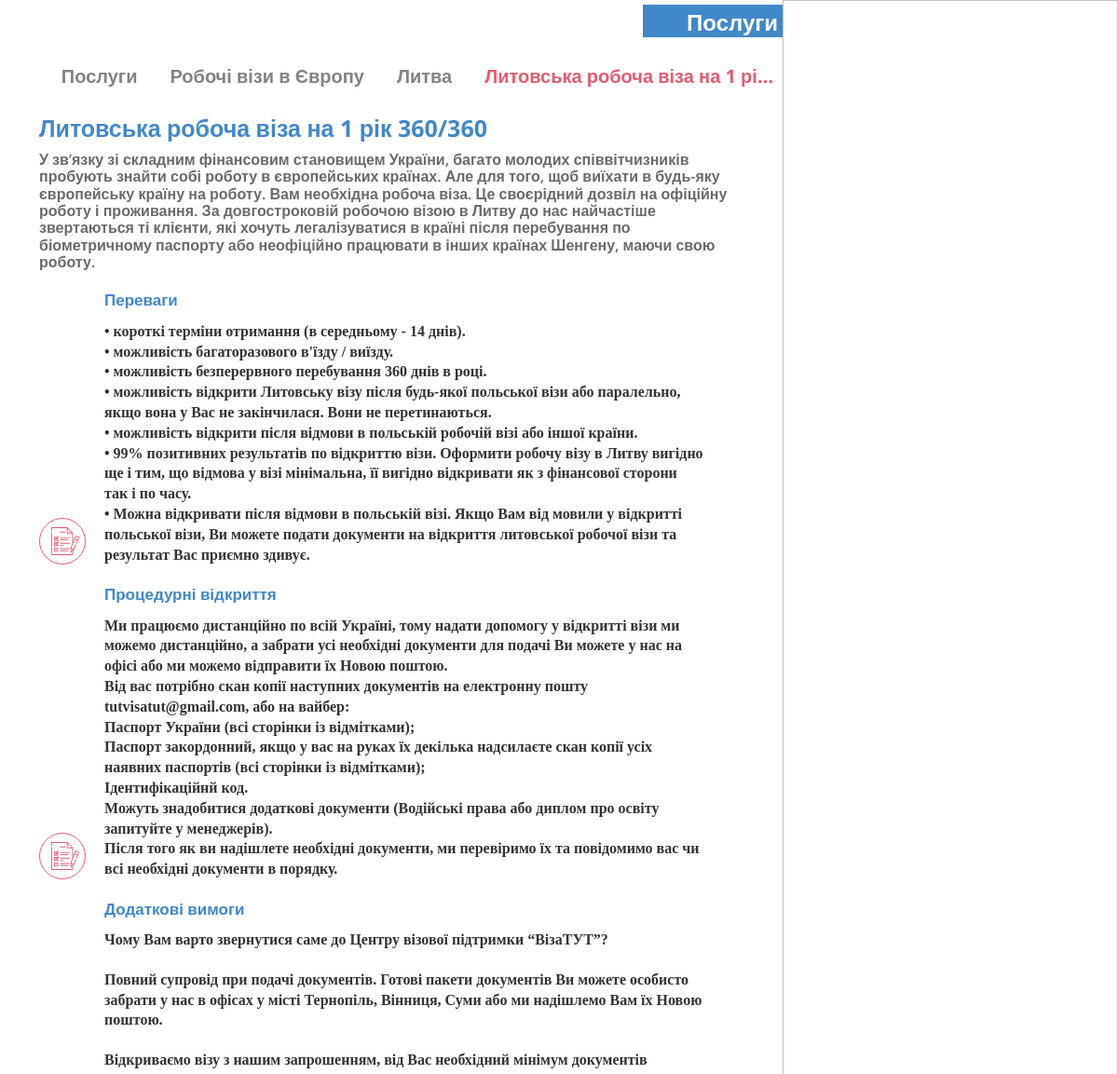
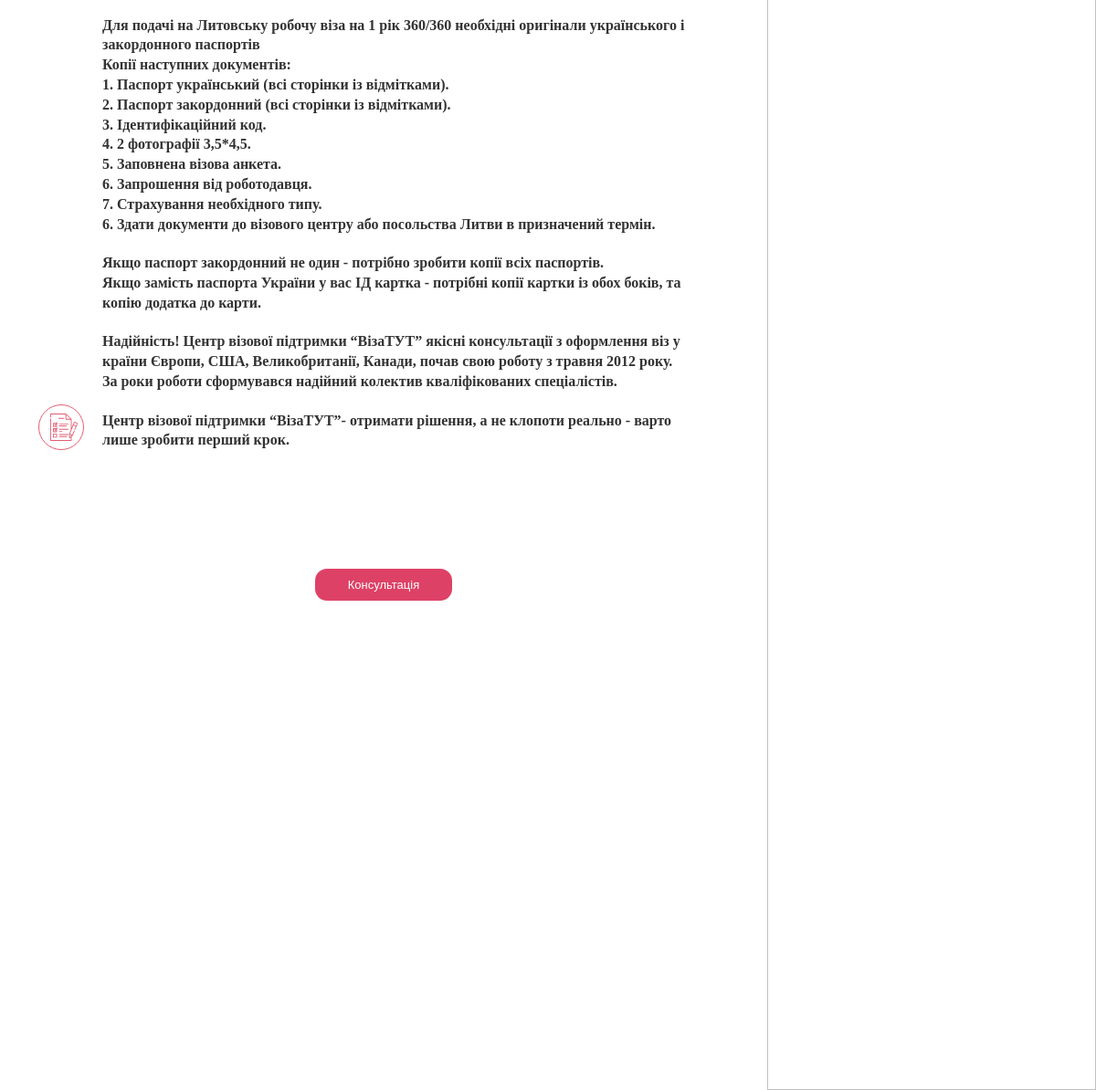
The page /service/1/ on the database its author committed (2 pictures, top to bottom).
### project/service/models.py (models this page shows, shortened)
class Service(MetaData):
    class Meta:
        verbose_name = 'Послугу по країні'
        verbose_name_plural = 'Послуги по країнах'
    title           = models.CharField(verbose_name='Заголовок', max_length=255, blank=True, null=True,)
    country         = models.ForeignKey(verbose_name='Країна', to="service.Country", on_delete=models.CASCADE, related_name='services', blank=True, null=True)
    header          = models.TextField(verbose_name='Підзаголовок', blank=True, null=True, max_length=1000)
    advantages      = HTMLField(verbose_name='Переваги',            blank=True, null=True)
    procedure       = HTMLField(verbose_name='Процедура відкриття', blank=True, null=True)
    addition        = HTMLField(verbose_name='Додаткові вимоги',    blank=True, null=True)
    updated         = models.DateTimeField(verbose_name='Змінено', auto_now=True)

class Country(MetaData):
    class Meta:
        verbose_name = 'Країну'
        verbose_name_plural = 'Країни'
    title           = models.CharField(verbose_name='Назва', max_length=255, blank=True, null=True,)
    image           = models.ImageField(verbose_name='Зображення', blank=True, null=True, upload_to='country/')
    category        = models.ForeignKey(verbose_name='Категорія послуг', to='service.ServiceCategory', on_delete=models.CASCADE, related_name='country', blank=True, null=True)
    updated         = models.DateTimeField(verbose_name='Змінено', auto_now=True)

class ServiceCategory(MetaData):
    class Meta:
        verbose_name = 'Послугу з привязкою до країни'
        verbose_name_plural = 'Послуги з привязкою до країн'
    title           = models.CharField(verbose_name='Назва', max_length=255, blank=True, null=True)
    image           = models.ImageField(verbose_name='Зображення', blank=True, null=True, upload_to='service_category/')
    updated         = models.DateTimeField(verbose_name='Змінено', auto_now=True)

### project/views.py (the view)
# urls.py: path('service/<service_id>/',   service,                    name='service'),
def service(request, service_id ):
    service             = Service.objects.select_related('country').get(pk=service_id)
    return render(request, 'service.html', locals())

### templates/service.html (shortened to what this page needs)
<!DOCTYPE html>
<html lang="en">
<head>
	<link rel="stylesheet" href="/static/css/jquery.fancybox.min.css">
	<link rel="stylesheet" href="/static/css/style.css?v=2">
</head>
<body class="services_fixed">
	<div class="nav-bar">
		<a class="logo_link" href="/">
			<div class="logo-wrap">
				<img src="/static/img/logo.png" alt="">
			</div>
		</a>
		<div class="hidden_nav-bar">
			<div data-index="2" data-menuanchor="secondPage" class="hidden_name slide psevdo_link">
				<div class="psevdo_point">
					<div class="psevdo_sub-point psevdo_sub-point_active">
					</div>
				</div>
				<a href="#secondPage">
				</a>
			</div>
			<div data-index="3" data-menuanchor="3thPage" class="hidden_name slide psevdo_link">
				<div class="psevdo_point">
					<div class="psevdo_sub-point">
					</div>
				</div>
				<a href="#3thPage">
				</a>
			</div>
			<div data-index="4" data-menuanchor="4thpage" class="hidden_name slide psevdo_link">
				<div class="psevdo_point">
					<div class="psevdo_sub-point">
					</div>
				</div>
				<a href="#4thpage">
				</a>
			</div>
			<div data-index="5" data-menuanchor="5thpage" class="hidden_name slide psevdo_link">
				<div class="psevdo_point">
					<div class="psevdo_sub-point">
					</div>
				</div>
				<a href="#5thpage">
				</a>
			</div>
			<div data-index="6" data-menuanchor="6thpage" class="hidden_name slide psevdo_link">
				<div class="psevdo_point">
					<div class="psevdo_sub-point">
					</div>
				</div>
				<a href="#6thpage">
				</a>
			</div>
			<div data-index="7" data-menuanchor="7thpage" class="hidden_name slide psevdo_link">
				<div class="psevdo_point">
					<div class="psevdo_sub-point">
					</div>
				</div>
				<a href="#7thpage">
				</a>
			</div>
		</div>
		  <div class="sociate-block">
			<div class="sociate-prof">
			</div>
			<div class="sociate-prof">
			</div>
			<div class="sociate-prof">
			</div>
		</div>
	</div>
		<section id="sect2" class="sect_name section sect2 services2">
			<div class="default-block">
				<div class="default-content">
					<div class="main__title">
						<h1 class="title_name">
							Послуги
						</h1>
					</div>
					<div class="mini-navigation-block">
						<div data-nav="nav1" data-scheme="101" class="nav_name nav_name_link nav_name_first">
							Послуги
						</div>
						<div data-scheme="{{ service.country.category.pk }}" class="nav_name nav_name_link">
							{{ service.country.category.title|truncatechars_html:30 }}
						</div>
						<div class="nav_name">
							<a href="{% url 'services' service.country.pk %}">
								{{ service.country.title|truncatechars_html:30 }}
							</a>
						</div>
						<div class="nav_name nav_name_active">
							{{ service.title|truncatechars_html:30 }}
						</div>
					</div>
					<div class="blog-block normalScroll">
						<div class="main_service_title">
							{{ service.title }}
						</div>
						<div class="sub_service_text">
							{{ service.header }}
						</div>
						<div class="services_flex-block">
							{% include '_svg_service.html' %}
							<div class="content_num-block">
								<div class="content_num">
									Переваги
								</div>
								<div class="sub_content_num">
									{{ service.advantages|safe }}
								</div>
							</div>
						</div>
						<div class="services_flex-block">
							{% include '_svg_service.html' %}
							<div class="content_num-block">
								<div class="content_num">
									Процедурні відкриття
								</div>
								<div class="sub_content_num">
									{{ service.procedure|safe }}
								</div>
							</div>
						</div>
						<div class="services_flex-block">
							{% include '_svg_service.html' %}
							<div class="content_num-block">
								<div class="content_num">
									Додаткові вимоги
								</div>
								<div class="sub_content_num">
									{{ service.addition|safe }}
								</div>
							</div>
						</div>
					</div>
					<div class="header-btn form_consultation" data-src='#form_cons'>
						Консультація
					</div>
				</div>
				<div class="default-image default-image-1">
					<img data-src="/static/img/bg-2.jpg" alt="">
				</div>
			</div>
		</section>
</body>
</html>

### templates/includes/meta_og.html (shortened to what this page needs)
{% load static %}

### templates/_svg_service.html (shortened to what this page needs)
<div class="svg_num">
</div>

### rows shown on the page
Service: country.category "Робочі візи в Європу", country "Литва", title "Литовська робоча віза на 1 рі…", title "Литовська робоча віза на 1 рік 360/360", header "У зв’язку зі складним фінансовим становищем України, багато молодих співвітчизників пробують знайти собі роботу в європейських країнах. Але для того, щоб виїхати в будь-яку європейську країну на роботу. Вам необхідна робоча віза. Це своєрідний дозвіл на офіційну роботу і проживання. За довгостроковій робочою візою в Литву до нас найчастіше звертаються ті клієнти, які хочуть легалізуватися в країні після перебування по біометричному паспорту або неофіційно працювати в інших країнах Шенгену, маючи свою роботу.", advantages "• короткі терміни отримання (в середньому - 14 днів). • можливість багаторазового в'їзду / виїзду. • можливість безперервного перебування 360 днів в році. • можливість відкрити Литовську візу після будь-якої польської візи або паралельно, якщо вона у Вас не закінчилася. Вони не перетинаються. • можливість відкрити після відмови в польській робочій візі або іншої країни. • 99% позитивних результатів по відкриттю візи. Оформити робочу візу в Литву вигідно ще і тим, що відмова у візі мінімальна, її вигідно відкривати як з фінансової сторони так і по часу. • Можна відкривати після відмови в польській візі. Якщо Вам від мовили у відкритті польської візи, Ви можете подати документи на відкриття…", procedure "Ми працюємо дистанційно по всій Україні, тому надати допомогу у відкритті візи ми можемо дистанційно, а забрати усі необхідні документи для подачі Ви можете у нас на офісі або ми можемо відправити їх Новою поштою. Від вас потрібно скан копії наступних документів на електронну пошту tutvisatut@gmail.com, або на вайбер: Паспорт України (всі сторінки із відмітками); Паспорт закордонний, якщо у вас на руках їх декілька надсилаєте скан копії усіх наявних паспортів (всі сторінки із відмітками); Ідентифікаційнй код. Можуть знадобитися додаткові документи (Водійські права або диплом про освіту запитуйте у менеджерів). Після того як ви надішлете необхідні документи, ми перевіримо їх та повідомимо…", addition "Чому Вам варто звернутися саме до Центру візової підтримки “ВізаТУТ”? Повний супровід при подачі документів. Готові пакети документів Ви можете особисто забрати у нас в офісах у місті Тернопіль, Вінниця, Суми або ми надішлемо Вам їх Новою поштою. Відкриваємо візу з нашим запрошенням, від Вас необхідний мінімум документів Для подачі на Литовську робочу віза на 1 рік 360/360 необхідні оригінали українського і закордонного паспортів Копії наступних документів: 1. Паспорт український (всі сторінки із відмітками). 2. Паспорт закордонний (всі сторінки із відмітками). 3. Ідентифікаційний код. 4. 2 фотографії 3,5*4,5. 5. Заповнена візова анкета. 6. Запрошення від роботодавця. 7. Страхування…"
